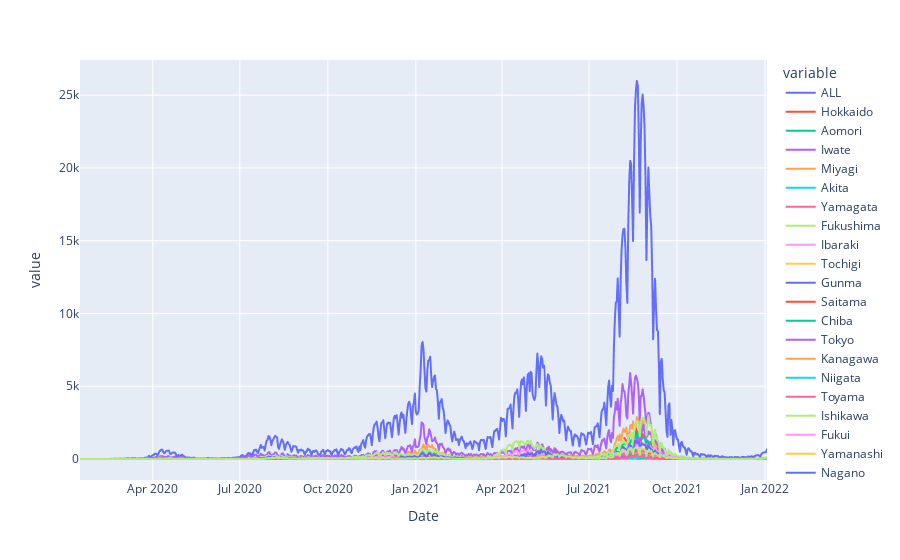

The notebook cell this image was saved under:
### Code cell
px.line(df, )

### Figure 1 — Plotly figure (JSON) as saved in the notebook; plotly's stock layout.template omitted (floating-point values rounded to 4 significant figures; data arrays with more than 128 entries replaced by an {"elided": "..."} marker saying what was removed)
{"data": [{"hovertemplate": "variable=ALL<br>Date=%{x}<br>value=%{y}<extra></extra>", "legendgroup": "ALL", "line": {"color": "#636efa", "dash": "solid"}, "marker": {"symbol": "circle"}, "mode": "lines", "name": "ALL", "showlegend": true, "type": "scattergl", "x": {"elided": "719 str values"}, "xaxis": "x", "y": {"elided": "719 int values"}, "yaxis": "y"}, {"hovertemplate": "variable=Hokkaido<br>Date=%{x}<br>value=%{y}<extra></extra>", "legendgroup": "Hokkaido", "line": {"color": "#EF553B", "dash": "solid"}, "marker": {"symbol": "circle"}, "mode": "lines", "name": "Hokkaido", "showlegend": true, "type": "scattergl", "x": {"elided": "719 str values"}, "xaxis": "x", "y": {"elided": "719 int values"}, "yaxis": "y"}, {"hovertemplate": "variable=Aomori<br>Date=%{x}<br>value=%{y}<extra></extra>", "legendgroup": "Aomori", "line": {"color": "#00cc96", "dash": "solid"}, "marker": {"symbol": "circle"}, "mode": "lines", "name": "Aomori", "showlegend": true, "type": "scattergl", "x": {"elided": "719 str values"}, "xaxis": "x", "y": {"elided": "719 int values"}, "yaxis": "y"}, {"hovertemplate": "variable=Iwate<br>Date=%{x}<br>value=%{y}<extra></extra>", "legendgroup": "Iwate", "line": {"color": "#ab63fa", "dash": "solid"}, "marker": {"symbol": "circle"}, "mode": "lines", "name": "Iwate", "showlegend": true, "type": "scattergl", "x": {"elided": "719 str values"}, "xaxis": "x", "y": {"elided": "719 int values"}, "yaxis": "y"}, {"hovertemplate": "variable=Miyagi<br>Date=%{x}<br>value=%{y}<extra></extra>", "legendgroup": "Miyagi", "line": {"color": "#FFA15A", "dash": "solid"}, "marker": {"symbol": "circle"}, "mode": "lines", "name": "Miyagi", "showlegend": true, "type": "scattergl", "x": {"elided": "719 str values"}, "xaxis": "x", "y": {"elided": "719 int values"}, "yaxis": "y"}, {"hovertemplate": "variable=Akita<br>Date=%{x}<br>value=%{y}<extra></extra>", "legendgroup": "Akita", "line": {"color": "#19d3f3", "dash": "solid"}, "marker": {"symbol": "circle"}, "mode": "lines", "name": "Akita", "showlegend": true, "type": "scattergl", "x": {"elided": "719 str values"}, "xaxis": "x", "y": {"elided": "719 int values"}, "yaxis": "y"}, {"hovertemplate": "variable=Yamagata<br>Date=%{x}<br>value=%{y}<extra></extra>", "legendgroup": "Yamagata", "line": {"color": "#FF6692", "dash": "solid"}, "marker": {"symbol": "circle"}, "mode": "lines", "name": "Yamagata", "showlegend": true, "type": "scattergl", "x": {"elided": "719 str values"}, "xaxis": "x", "y": {"elided": "719 int values"}, "yaxis": "y"}, {"hovertemplate": "variable=Fukushima<br>Date=%{x}<br>value=%{y}<extra></extra>", "legendgroup": "Fukushima", "line": {"color": "#B6E880", "dash": "solid"}, "marker": {"symbol": "circle"}, "mode": "lines", "name": "Fukushima", "showlegend": true, "type": "scattergl", "x": {"elided": "719 str values"}, "xaxis": "x", "y": {"elided": "719 int values"}, "yaxis": "y"}, {"hovertemplate": "variable=Ibaraki<br>Date=%{x}<br>value=%{y}<extra></extra>", "legendgroup": "Ibaraki", "line": {"color": "#FF97FF", "dash": "solid"}, "marker": {"symbol": "circle"}, "mode": "lines", "name": "Ibaraki", "showlegend": true, "type": "scattergl", "x": {"elided": "719 str values"}, "xaxis": "x", "y": {"elided": "719 int values"}, "yaxis": "y"}, {"hovertemplate": "variable=Tochigi<br>Date=%{x}<br>value=%{y}<extra></extra>", "legendgroup": "Tochigi", "line": {"color": "#FECB52", "dash": "solid"}, "marker": {"symbol": "circle"}, "mode": "lines", "name": "Tochigi", "showlegend": true, "type": "scattergl", "x": {"elided": "719 str values"}, "xaxis": "x", "y": {"elided": "719 int values"}, "yaxis": "y"}, {"hovertemplate": "variable=Gunma<br>Date=%{x}<br>value=%{y}<extra></extra>", "legendgroup": "Gunma", "line": {"color": "#636efa", "dash": "solid"}, "marker": {"symbol": "circle"}, "mode": "lines", "name": "Gunma", "showlegend": true, "type": "scattergl", "x": {"elided": "719 str values"}, "xaxis": "x", "y": {"elided": "719 int values"}, "yaxis": "y"}, {"hovertemplate": "variable=Saitama<br>Date=%{x}<br>value=%{y}<extra></extra>", "legendgroup": "Saitama", "line": {"color": "#EF553B", "dash": "solid"}, "marker": {"symbol": "circle"}, "mode": "lines", "name": "Saitama", "showlegend": true, "type": "scattergl", "x": {"elided": "719 str values"}, "xaxis": "x", "y": {"elided": "719 int values"}, "yaxis": "y"}, {"hovertemplate": "variable=Chiba<br>Date=%{x}<br>value=%{y}<extra></extra>", "legendgroup": "Chiba", "line": {"color": "#00cc96", "dash": "solid"}, "marker": {"symbol": "circle"}, "mode": "lines", "name": "Chiba", "showlegend": true, "type": "scattergl", "x": {"elided": "719 str values"}, "xaxis": "x", "y": {"elided": "719 int values"}, "yaxis": "y"}, {"hovertemplate": "variable=Tokyo<br>Date=%{x}<br>value=%{y}<extra></extra>", "legendgroup": "Tokyo", "line": {"color": "#ab63fa", "dash": "solid"}, "marker": {"symbol": "circle"}, "mode": "lines", "name": "Tokyo", "showlegend": true, "type": "scattergl", "x": {"elided": "719 str values"}, "xaxis": "x", "y": {"elided": "719 int values"}, "yaxis": "y"}, {"hovertemplate": "variable=Kanagawa<br>Date=%{x}<br>value=%{y}<extra></extra>", "legendgroup": "Kanagawa", "line": {"color": "#FFA15A", "dash": "solid"}, "marker": {"symbol": "circle"}, "mode": "lines", "name": "Kanagawa", "showlegend": true, "type": "scattergl", "x": {"elided": "719 str values"}, "xaxis": "x", "y": {"elided": "719 int values"}, "yaxis": "y"}, {"hovertemplate": "variable=Niigata<br>Date=%{x}<br>value=%{y}<extra></extra>", "legendgroup": "Niigata", "line": {"color": "#19d3f3", "dash": "solid"}, "marker": {"symbol": "circle"}, "mode": "lines", "name": "Niigata", "showlegend": true, "type": "scattergl", "x": {"elided": "719 str values"}, "xaxis": "x", "y": {"elided": "719 int values"}, "yaxis": "y"}, {"hovertemplate": "variable=Toyama<br>Date=%{x}<br>value=%{y}<extra></extra>", "legendgroup": "Toyama", "line": {"color": "#FF6692", "dash": "solid"}, "marker": {"symbol": "circle"}, "mode": "lines", "name": "Toyama", "showlegend": true, "type": "scattergl", "x": {"elided": "719 str values"}, "xaxis": "x", "y": {"elided": "719 int values"}, "yaxis": "y"}, {"hovertemplate": "variable=Ishikawa<br>Date=%{x}<br>value=%{y}<extra></extra>", "legendgroup": "Ishikawa", "line": {"color": "#B6E880", "dash": "solid"}, "marker": {"symbol": "circle"}, "mode": "lines", "name": "Ishikawa", "showlegend": true, "type": "scattergl", "x": {"elided": "719 str values"}, "xaxis": "x", "y": {"elided": "719 int values"}, "yaxis": "y"}, {"hovertemplate": "variable=Fukui<br>Date=%{x}<br>value=%{y}<extra></extra>", "legendgroup": "Fukui", "line": {"color": "#FF97FF", "dash": "solid"}, "marker": {"symbol": "circle"}, "mode": "lines", "name": "Fukui", "showlegend": true, "type": "scattergl", "x": {"elided": "719 str values"}, "xaxis": "x", "y": {"elided": "719 int values"}, "yaxis": "y"}, {"hovertemplate": "variable=Yamanashi<br>Date=%{x}<br>value=%{y}<extra></extra>", "legendgroup": "Yamanashi", "line": {"color": "#FECB52", "dash": "solid"}, "marker": {"symbol": "circle"}, "mode": "lines", "name": "Yamanashi", "showlegend": true, "type": "scattergl", "x": {"elided": "719 str values"}, "xaxis": "x", "y": {"elided": "719 int values"}, "yaxis": "y"}, {"hovertemplate": "variable=Nagano<br>Date=%{x}<br>value=%{y}<extra></extra>", "legendgroup": "Nagano", "line": {"color": "#636efa", "dash": "solid"}, "marker": {"symbol": "circle"}, "mode": "lines", "name": "Nagano", "showlegend": true, "type": "scattergl", "x": {"elided": "719 str values"}, "xaxis": "x", "y": {"elided": "719 int values"}, "yaxis": "y"}, {"hovertemplate": "variable=Gifu<br>Date=%{x}<br>value=%{y}<extra></extra>", "legendgroup": "Gifu", "line": {"color": "#EF553B", "dash": "solid"}, "marker": {"symbol": "circle"}, "mode": "lines", "name": "Gifu", "showlegend": true, "type": "scattergl", "x": {"elided": "719 str values"}, "xaxis": "x", "y": {"elided": "719 int values"}, "yaxis": "y"}, {"hovertemplate": "variable=Shizuoka<br>Date=%{x}<br>value=%{y}<extra></extra>", "legendgroup": "Shizuoka", "line": {"color": "#00cc96", "dash": "solid"}, "marker": {"symbol": "circle"}, "mode": "lines", "name": "Shizuoka", "showlegend": true, "type": "scattergl", "x": {"elided": "719 str values"}, "xaxis": "x", "y": {"elided": "719 int values"}, "yaxis": "y"}, {"hovertemplate": "variable=Aichi<br>Date=%{x}<br>value=%{y}<extra></extra>", "legendgroup": "Aichi", "line": {"color": "#ab63fa", "dash": "solid"}, "marker": {"symbol": "circle"}, "mode": "lines", "name": "Aichi", "showlegend": true, "type": "scattergl", "x": {"elided": "719 str values"}, "xaxis": "x", "y": {"elided": "719 int values"}, "yaxis": "y"}, {"hovertemplate": "variable=Mie<br>Date=%{x}<br>value=%{y}<extra></extra>", "legendgroup": "Mie", "line": {"color": "#FFA15A", "dash": "solid"}, "marker": {"symbol": "circle"}, "mode": "lines", "name": "Mie", "showlegend": true, "type": "scattergl", "x": {"elided": "719 str values"}, "xaxis": "x", "y": {"elided": "719 int values"}, "yaxis": "y"}, {"hovertemplate": "variable=Shiga<br>Date=%{x}<br>value=%{y}<extra></extra>", "legendgroup": "Shiga", "line": {"color": "#19d3f3", "dash": "solid"}, "marker": {"symbol": "circle"}, "mode": "lines", "name": "Shiga", "showlegend": true, "type": "scattergl", "x": {"elided": "719 str values"}, "xaxis": "x", "y": {"elided": "719 int values"}, "yaxis": "y"}, {"hovertemplate": "variable=Kyoto<br>Date=%{x}<br>value=%{y}<extra></extra>", "legendgroup": "Kyoto", "line": {"color": "#FF6692", "dash": "solid"}, "marker": {"symbol": "circle"}, "mode": "lines", "name": "Kyoto", "showlegend": true, "type": "scattergl", "x": {"elided": "719 str values"}, "xaxis": "x", "y": {"elided": "719 int values"}, "yaxis": "y"}, {"hovertemplate": "variable=Osaka<br>Date=%{x}<br>value=%{y}<extra></extra>", "legendgroup": "Osaka", "line": {"color": "#B6E880", "dash": "solid"}, "marker": {"symbol": "circle"}, "mode": "lines", "name": "Osaka", "showlegend": true, "type": "scattergl", "x": {"elided": "719 str values"}, "xaxis": "x", "y": {"elided": "719 int values"}, "yaxis": "y"}, {"hovertemplate": "variable=Hyogo<br>Date=%{x}<br>value=%{y}<extra></extra>", "legendgroup": "Hyogo", "line": {"color": "#FF97FF", "dash": "solid"}, "marker": {"symbol": "circle"}, "mode": "lines", "name": "Hyogo", "showlegend": true, "type": "scattergl", "x": {"elided": "719 str values"}, "xaxis": "x", "y": {"elided": "719 int values"}, "yaxis": "y"}, {"hovertemplate": "variable=Nara<br>Date=%{x}<br>value=%{y}<extra></extra>", "legendgroup": "Nara", "line": {"color": "#FECB52", "dash": "solid"}, "marker": {"symbol": "circle"}, "mode": "lines", "name": "Nara", "showlegend": true, "type": "scattergl", "x": {"elided": "719 str values"}, "xaxis": "x", "y": {"elided": "719 int values"}, "yaxis": "y"}, {"hovertemplate": "variable=Wakayama<br>Date=%{x}<br>value=%{y}<extra></extra>", "legendgroup": "Wakayama", "line": {"color": "#636efa", "dash": "solid"}, "marker": {"symbol": "circle"}, "mode": "lines", "name": "Wakayama", "showlegend": true, "type": "scattergl", "x": {"elided": "719 str values"}, "xaxis": "x", "y": {"elided": "719 int values"}, "yaxis": "y"}, {"hovertemplate": "variable=Tottori<br>Date=%{x}<br>value=%{y}<extra></extra>", "legendgroup": "Tottori", "line": {"color": "#EF553B", "dash": "solid"}, "marker": {"symbol": "circle"}, "mode": "lines", "name": "Tottori", "showlegend": true, "type": "scattergl", "x": {"elided": "719 str values"}, "xaxis": "x", "y": {"elided": "719 int values"}, "yaxis": "y"}, {"hovertemplate": "variable=Shimane<br>Date=%{x}<br>value=%{y}<extra></extra>", "legendgroup": "Shimane", "line": {"color": "#00cc96", "dash": "solid"}, "marker": {"symbol": "circle"}, "mode": "lines", "name": "Shimane", "showlegend": true, "type": "scattergl", "x": {"elided": "719 str values"}, "xaxis": "x", "y": {"elided": "719 int values"}, "yaxis": "y"}, {"hovertemplate": "variable=Okayama<br>Date=%{x}<br>value=%{y}<extra></extra>", "legendgroup": "Okayama", "line": {"color": "#ab63fa", "dash": "solid"}, "marker": {"symbol": "circle"}, "mode": "lines", "name": "Okayama", "showlegend": true, "type": "scattergl", "x": {"elided": "719 str values"}, "xaxis": "x", "y": {"elided": "719 int values"}, "yaxis": "y"}, {"hovertemplate": "variable=Hiroshima<br>Date=%{x}<br>value=%{y}<extra></extra>", "legendgroup": "Hiroshima", "line": {"color": "#FFA15A", "dash": "solid"}, "marker": {"symbol": "circle"}, "mode": "lines", "name": "Hiroshima", "showlegend": true, "type": "scattergl", "x": {"elided": "719 str values"}, "xaxis": "x", "y": {"elided": "719 int values"}, "yaxis": "y"}, {"hovertemplate": "variable=Yamaguchi<br>Date=%{x}<br>value=%{y}<extra></extra>", "legendgroup": "Yamaguchi", "line": {"color": "#19d3f3", "dash": "solid"}, "marker": {"symbol": "circle"}, "mode": "lines", "name": "Yamaguchi", "showlegend": true, "type": "scattergl", "x": {"elided": "719 str values"}, "xaxis": "x", "y": {"elided": "719 int values"}, "yaxis": "y"}, {"hovertemplate": "variable=Tokushima<br>Date=%{x}<br>value=%{y}<extra></extra>", "legendgroup": "Tokushima", "line": {"color": "#FF6692", "dash": "solid"}, "marker": {"symbol": "circle"}, "mode": "lines", "name": "Tokushima", "showlegend": true, "type": "scattergl", "x": {"elided": "719 str values"}, "xaxis": "x", "y": {"elided": "719 int values"}, "yaxis": "y"}, {"hovertemplate": "variable=Kagawa<br>Date=%{x}<br>value=%{y}<extra></extra>", "legendgroup": "Kagawa", "line": {"color": "#B6E880", "dash": "solid"}, "marker": {"symbol": "circle"}, "mode": "lines", "name": "Kagawa", "showlegend": true, "type": "scattergl", "x": {"elided": "719 str values"}, "xaxis": "x", "y": {"elided": "719 int values"}, "yaxis": "y"}, {"hovertemplate": "variable=Ehime<br>Date=%{x}<br>value=%{y}<extra></extra>", "legendgroup": "Ehime", "line": {"color": "#FF97FF", "dash": "solid"}, "marker": {"symbol": "circle"}, "mode": "lines", "name": "Ehime", "showlegend": true, "type": "scattergl", "x": {"elided": "719 str values"}, "xaxis": "x", "y": {"elided": "719 int values"}, "yaxis": "y"}, {"hovertemplate": "variable=Kochi<br>Date=%{x}<br>value=%{y}<extra></extra>", "legendgroup": "Kochi", "line": {"color": "#FECB52", "dash": "solid"}, "marker": {"symbol": "circle"}, "mode": "lines", "name": "Kochi", "showlegend": true, "type": "scattergl", "x": {"elided": "719 str values"}, "xaxis": "x", "y": {"elided": "719 int values"}, "yaxis": "y"}, {"hovertemplate": "variable=Fukuoka<br>Date=%{x}<br>value=%{y}<extra></extra>", "legendgroup": "Fukuoka", "line": {"color": "#636efa", "dash": "solid"}, "marker": {"symbol": "circle"}, "mode": "lines", "name": "Fukuoka", "showlegend": true, "type": "scattergl", "x": {"elided": "719 str values"}, "xaxis": "x", "y": {"elided": "719 int values"}, "yaxis": "y"}, {"hovertemplate": "variable=Saga<br>Date=%{x}<br>value=%{y}<extra></extra>", "legendgroup": "Saga", "line": {"color": "#EF553B", "dash": "solid"}, "marker": {"symbol": "circle"}, "mode": "lines", "name": "Saga", "showlegend": true, "type": "scattergl", "x": {"elided": "719 str values"}, "xaxis": "x", "y": {"elided": "719 int values"}, "yaxis": "y"}, {"hovertemplate": "variable=Nagasaki<br>Date=%{x}<br>value=%{y}<extra></extra>", "legendgroup": "Nagasaki", "line": {"color": "#00cc96", "dash": "solid"}, "marker": {"symbol": "circle"}, "mode": "lines", "name": "Nagasaki", "showlegend": true, "type": "scattergl", "x": {"elided": "719 str values"}, "xaxis": "x", "y": {"elided": "719 int values"}, "yaxis": "y"}, {"hovertemplate": "variable=Kumamoto<br>Date=%{x}<br>value=%{y}<extra></extra>", "legendgroup": "Kumamoto", "line": {"color": "#ab63fa", "dash": "solid"}, "marker": {"symbol": "circle"}, "mode": "lines", "name": "Kumamoto", "showlegend": true, "type": "scattergl", "x": {"elided": "719 str values"}, "xaxis": "x", "y": {"elided": "719 int values"}, "yaxis": "y"}, {"hovertemplate": "variable=Oita<br>Date=%{x}<br>value=%{y}<extra></extra>", "legendgroup": "Oita", "line": {"color": "#FFA15A", "dash": "solid"}, "marker": {"symbol": "circle"}, "mode": "lines", "name": "Oita", "showlegend": true, "type": "scattergl", "x": {"elided": "719 str values"}, "xaxis": "x", "y": {"elided": "719 int values"}, "yaxis": "y"}, {"hovertemplate": "variable=Miyazaki<br>Date=%{x}<br>value=%{y}<extra></extra>", "legendgroup": "Miyazaki", "line": {"color": "#19d3f3", "dash": "solid"}, "marker": {"symbol": "circle"}, "mode": "lines", "name": "Miyazaki", "showlegend": true, "type": "scattergl", "x": {"elided": "719 str values"}, "xaxis": "x", "y": {"elided": "719 int values"}, "yaxis": "y"}, {"hovertemplate": "variable=Kagoshima<br>Date=%{x}<br>value=%{y}<extra></extra>", "legendgroup": "Kagoshima", "line": {"color": "#FF6692", "dash": "solid"}, "marker": {"symbol": "circle"}, "mode": "lines", "name": "Kagoshima", "showlegend": true, "type": "scattergl", "x": {"elided": "719 str values"}, "xaxis": "x", "y": {"elided": "719 int values"}, "yaxis": "y"}, {"hovertemplate": "variable=Okinawa<br>Date=%{x}<br>value=%{y}<extra></extra>", "legendgroup": "Okinawa", "line": {"color": "#B6E880", "dash": "solid"}, "marker": {"symbol": "circle"}, "mode": "lines", "name": "Okinawa", "showlegend": true, "type": "scattergl", "x": {"elided": "719 str values"}, "xaxis": "x", "y": {"elided": "719 int values"}, "yaxis": "y"}], "layout": {"autosize": true, "legend": {"title": {"text": "variable"}, "tracegroupgap": 0}, "margin": {"t": 60}, "xaxis": {"anchor": "y", "autorange": true, "domain": [0, 1], "range": ["2020-01-16", "2022-01-03"], "title": {"text": "Date"}, "type": "date"}, "yaxis": {"anchor": "x", "autorange": true, "domain": [0, 1], "range": [-1443.0, 27420.0], "title": {"text": "value"}, "type": "linear"}}}
